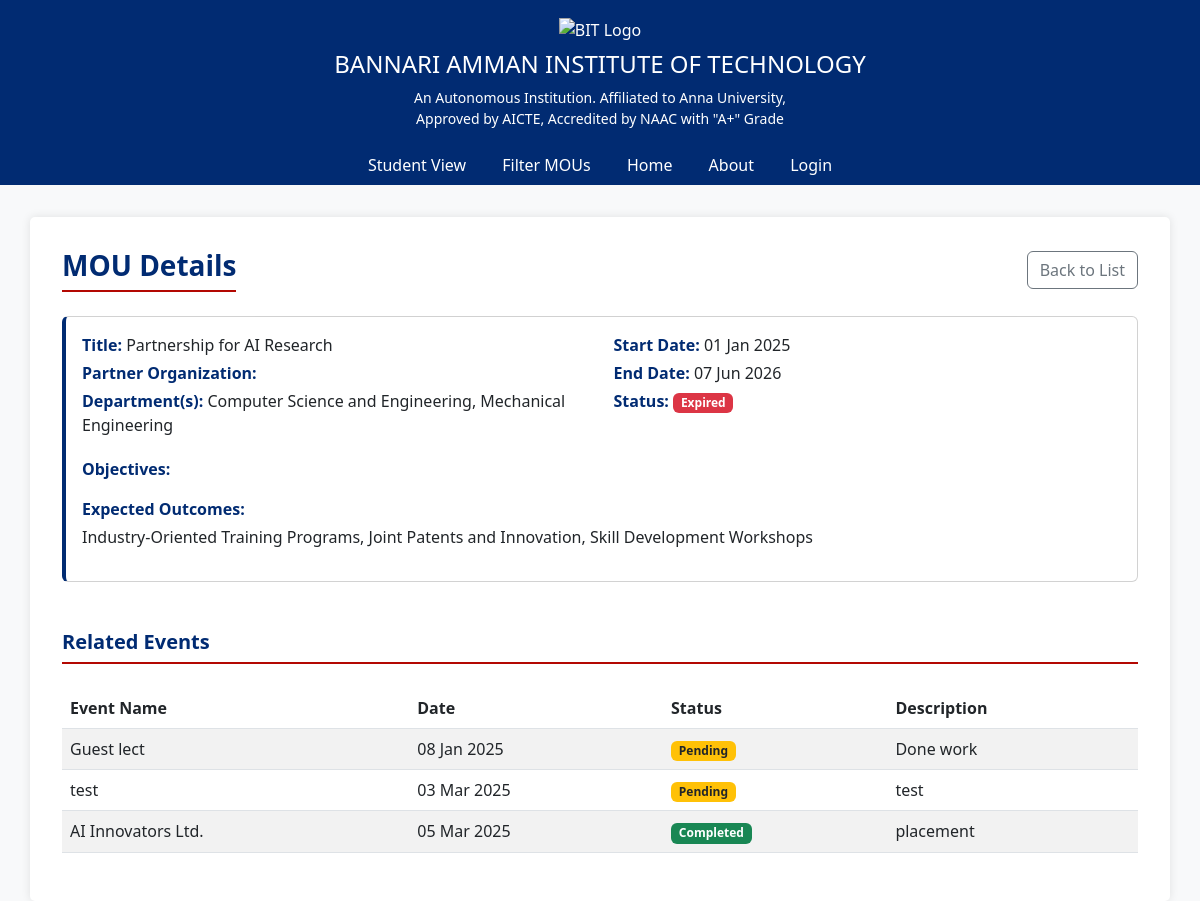
/student_view/1/, run on an earlier commit of the app's database.
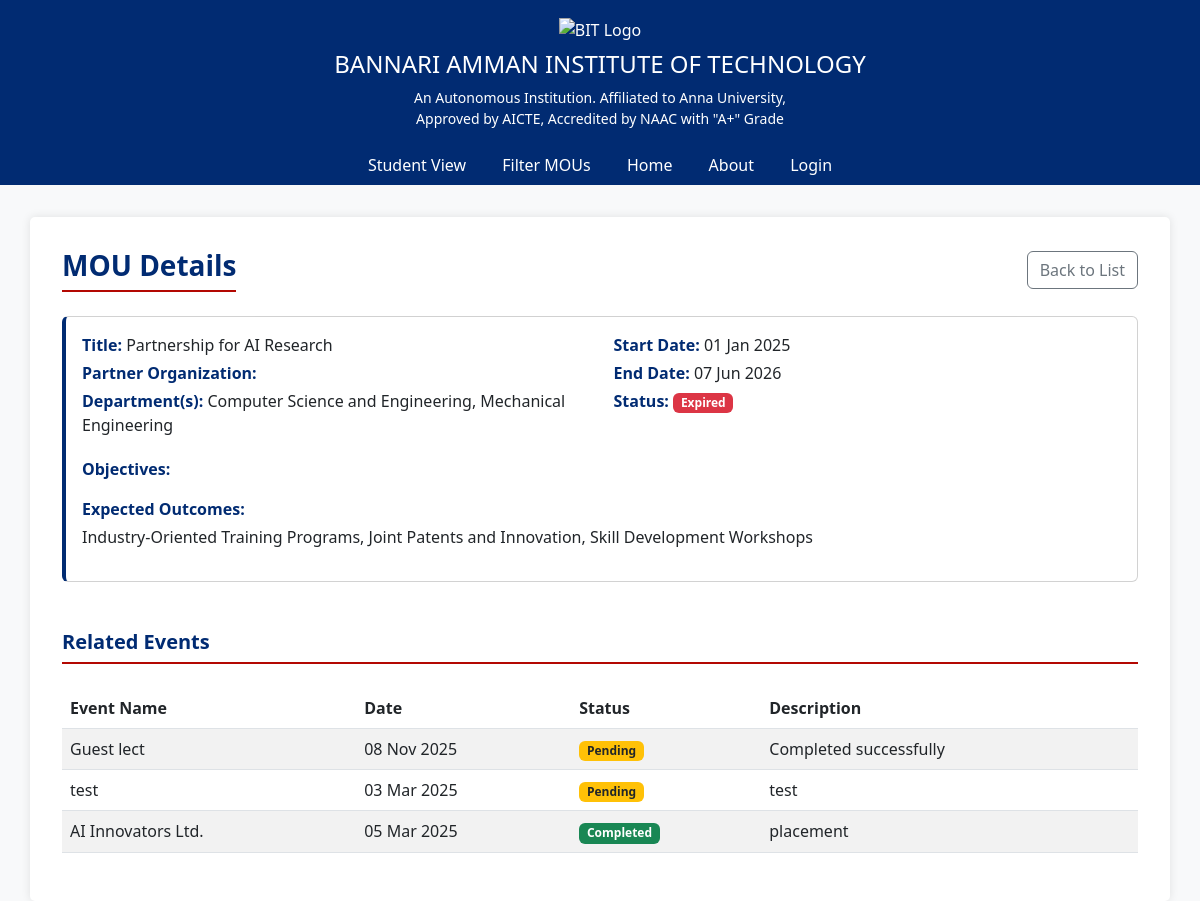
And on a later commit of the database.
### mou/models.py (models this page shows, shortened)
class MOU(models.Model):
    title = models.CharField(max_length=255)
    organization_name = models.CharField(max_length=255, blank=True, null=True)
    department_choices = [
        ('cse', 'Computer Science and Engineering'),
        ('it', 'Information Technology'),
        ('ece', 'Electronics and Communication Engineering'),
        ('mech', 'Mechanical Engineering'),
        ('civil', 'Civil Engineering'),
    ]
    department = models.ManyToManyField('Department', related_name='mous')
    start_date = models.DateField()
    end_date = models.DateField()
    document = models.FileField(upload_to='mou_documents/', blank=True, null=True)
    status_choices = [
        ('draft', 'Draft'),
        ('active', 'Active'),
        ('expired', 'Expired'),
    ]
    status = models.CharField(max_length=20, choices=status_choices, default='draft')
    mou_coordinator_name = models.CharField(max_length=100, blank=True, null=True)
    mou_coordinator_mobile = models.CharField(max_length=15, blank=True, null=True)
    mou_coordinator_email = models.EmailField(blank=True, null=True)
    staff_coordinator_name = models.CharField(max_length=100, blank=True, null=True)
    staff_coordinator_mobile = models.CharField(max_length=15, blank=True, null=True)
    staff_coordinator_email = models.EmailField(blank=True, null=True)
    outcome_choices = [
        ('placement', 'Placement'),
        ('iv', 'Industrial Visit'),
        ('workshop', 'Workshop'),
        ('research', 'Research Collaboration'),
        ('internship', 'Internship'),
    ]
    outcome = models.ManyToManyField(Outcome, related_name='mous')
    payment_paid = models.DecimalField(max_digits=10, decimal_places=2, default=0.00)

class Event(models.Model):
    mou = models.ForeignKey('MOU', on_delete=models.CASCADE, related_name='events')
    title = models.CharField(max_length=255)
    description = models.TextField()
    date = models.DateField()
    status = models.CharField(
        max_length=50,
        choices=[
            ('Pending', 'Pending'),
            ('Completed', 'Completed'),
        ],
        default='Pending'
    )

### mou/views.py (the view)
# urls.py: path('student_view/<int:mou_id>/', views.student_view, name='student_view')
def student_view(request,mou_id):
    mou = get_object_or_404(MOU.objects.prefetch_related('department', 'outcome'), id=mou_id)
    events = mou.events.all()
    department = ', '.join([dept.name for dept in mou.department.all()])
    outcome = ', '.join([out.name for out in mou.outcome.all()])
    return render(request, 'mou/studentview.html', {
        'mou': mou,
        'events': events,
        'department': department,
        'outcome': outcome,
    })

### mou/templates/mou/studentview.html (shortened to what this page needs)
<!DOCTYPE html>
<html lang="en">
<head>
    <link href="https://cdn.jsdelivr.net/npm/bootstrap@5.3.0/dist/css/bootstrap.min.css" rel="stylesheet">
    <link href="https://cdn.jsdelivr.net/npm/bootstrap-icons@1.10.0/font/bootstrap-icons.css" rel="stylesheet">
</head>
<body>
    <div class="header-bit text-center">
        <div class="container">
            <img src="https://www.bitsathy.ac.in/wp-content/themes/baiotsathycollege/assets/images/header%2006.png" alt="BIT Logo">
            <h1 class="h4 mt-2">BANNARI AMMAN INSTITUTE OF TECHNOLOGY</h1>
            <p class="small mb-0">An Autonomous Institution. Affiliated to Anna University,<br>
            Approved by AICTE, Accredited by NAAC with "A+" Grade</p>
        </div>
    </div>
    <div class="nav-student text-center">
        <a href="{% url 'mou_list' %}">Student View</a>
        <a href="{% url 'filter_mou' %}">Filter MOUs</a>
        <a href="{% url 'mou_list' %}">Home</a>
        <a href="{% url 'about' %}">About</a>
        {% if user.is_authenticated %}
            <a href="{% url 'logout' %}">Logout</a>
        {% else %}
            <a href="{% url 'login' %}">Login</a>
        {% endif %}
    </div>
    <div class="container container-main">
        <div class="d-flex justify-content-between align-items-center mb-4">
            <h1 class="section-title h3 mb-0">MOU Details</h1>
            <a href="{% url 'mou_list' %}" class="btn btn-outline-secondary">Back to List</a>
        </div>
        <div class="card detail-card">
            <div class="card-body">
                <div class="row mb-3">
                    <div class="col-md-6">
                        <p class="mb-1"><span class="detail-label">Title:</span> {{ mou.title }}</p>
                        <p class="mb-1"><span class="detail-label">Partner Organization:</span> {{ mou.partner_name }}</p>
                        <p class="mb-1"><span class="detail-label">Department(s):</span> {{ department }}</p>
                    </div>
                    <div class="col-md-6">
                        <p class="mb-1"><span class="detail-label">Start Date:</span> {{ mou.start_date|date:"d M Y" }}</p>
                        <p class="mb-1"><span class="detail-label">End Date:</span> {{ mou.end_date|date:"d M Y" }}</p>
                        <p class="mb-1">
                            <span class="detail-label">Status:</span>
                            <span class="badge {% if mou.is_active %}bg-success{% else %}bg-danger{% endif %}">
                                {% if mou.is_active %}Active{% else %}Expired{% endif %}
                            </span>
                        </p>
                    </div>
                </div>
                <div class="row">
                    <div class="col-12">
                        <p class="mb-1"><span class="detail-label">Objectives:</span></p>
                    </div>
                </div>
                <div class="row">
                    <div class="col-12">
                        <p class="mb-1"><span class="detail-label">Expected Outcomes:</span></p>
                        <p>{{ outcome }}</p>
                    </div>
                </div>
            </div>
        </div>
        {% if events %}
        <h2 class="section-title h5 mt-5">Related Events</h2>
        <div class="table-responsive">
            <table class="table table-striped">
                <thead>
                    <tr>
                        <th>Event Name</th>
                        <th>Date</th>
                        <th>Status</th>
                        <th>Description</th>
                    </tr>
                </thead>
                <tbody>
                    {% for event in events %}
                    <tr>
                        <td>{{ event.title }}</td>
                        <td>{{ event.date|date:"d M Y" }}</td>
                        <td>
                            <span class="badge {% if event.status == 'Completed' %}bg-success{% else %}bg-warning text-dark{% endif %}">
                                {{ event.status }}
                            </span>
                        </td>
                        <td>{{ event.description }}</td>
                    </tr>
                    {% endfor %}
                </tbody>
            </table>
        </div>
        {% endif %}
    </div>
</body>
</html>

### mou/templates/mou/studentview.html (style rules this page uses)
body { font-family: 'Segoe UI', Tahoma, Geneva, Verdana, sans-serif; background-color: #f8f9fa; }
.header-bit { background-color: #012B72; color: white; padding: 1rem 0; }
.header-bit img { height: 70px; }
.container-main { background: white; padding: 2rem; margin-top: 2rem; border-radius: 5px; box-shadow: 0 0 10px rgba(0,0,0,0.1); }
.section-title { color: #012B72; border-bottom: 2px solid #B30802; padding-bottom: 0.5rem; margin-bottom: 1.5rem; font-weight: 600; }
.detail-card { border-left: 4px solid #012B72; margin-bottom: 1.5rem; }
.detail-label { font-weight: 600; color: #012B72; }
.nav-student { background-color: #012B72; padding: 0.5rem 0; }
.nav-student a { color: white; text-decoration: none; margin: 0 1rem; }

What changed in the data, as far as the page shows it:
changed Event "Guest lect": date "08 Jan 2025" → "08 Nov 2025"; description "Done work" → "Completed successfully"
